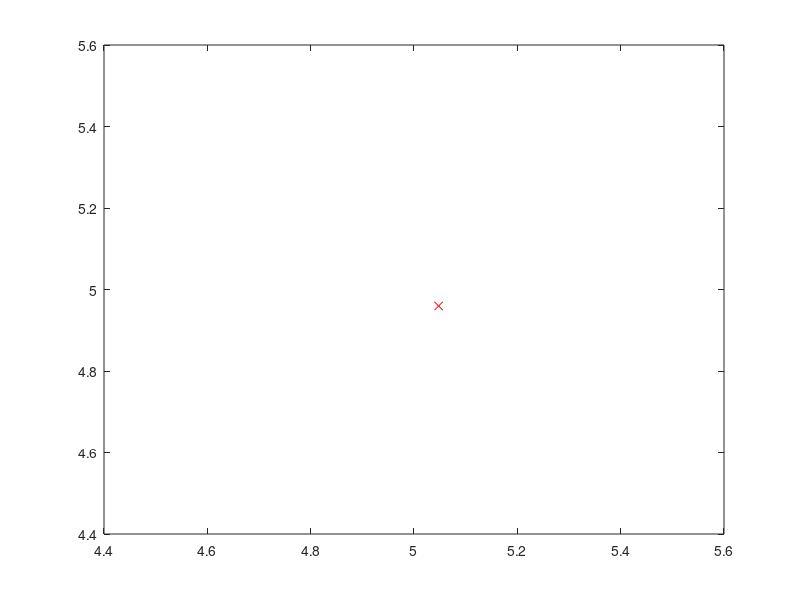

This chart was generated by the following MATLAB code: (Note: this script raises an error after producing the figure.)
%% MAE 6292 HW 4
%Randy Schur
%4/16/15

%% Problem 4.
clear
close all
load('prob4_data.mat');

A = C(1:2, 1:3, :);
b = C(1:2, 4, :);
ct = C(3, 1:3, :);
for i=1:N
   c(:,:,i) = ct(:,:,i)'; 
end
d = C(3,4,:);
d = squeeze(d);

x_bar = [5 4 5]'; % initial guess, close to the result from the midterm.
dx = 1;
eps = 1e-6;

while norm(dx) > eps
    z_bar = zeros(8,1);
    H = zeros(8,3);
      for i=1:N 
       z_bar(2*i-1:2*i,:) = (A(:,:,i)*x_bar + b(:,:,i)) * 1/(c(:,:,i)'*x_bar+d(i));
       H(2*i-1:2*i,:) = -(A(:,:,i)*x_bar+b(:,:,i))*c(:,:,i)'/(c(:,:,i)'*x_bar +d(i))^2 + A(:,:,i)/ (c(:,:,i)'*x_bar+d(i));
      end
        dz = Z- z_bar;
        P = inv(H'/R*H);
        K = P*H'/R;
        dx = K*dz;

        x_bar = x_bar + dx;
end
[v,d] = eig(P);
%b 
semi_major_axis = v(:,3) %semi-major axis

%c
semi_minor_axis = v(:,1) %semi-minor axis
%d
plot(x_bar(1), x_bar(2), 'rx')
hold on
plot_gaussian_ellipsoid(x_bar(1:2), P(1:2,1:2), 2, 25)
title('Uncertainty Ellipse, 86%')
xlabel('x1')
ylabel('x2')
%e
figure
plot(x_bar(2), x_bar(3), 'rx')
hold on
plot_gaussian_ellipsoid(x_bar(2:3), P(2:3,2:3), 2, 25)
title('Uncertainty Ellipse, 86%')
xlabel('x2')
ylabel('x3')